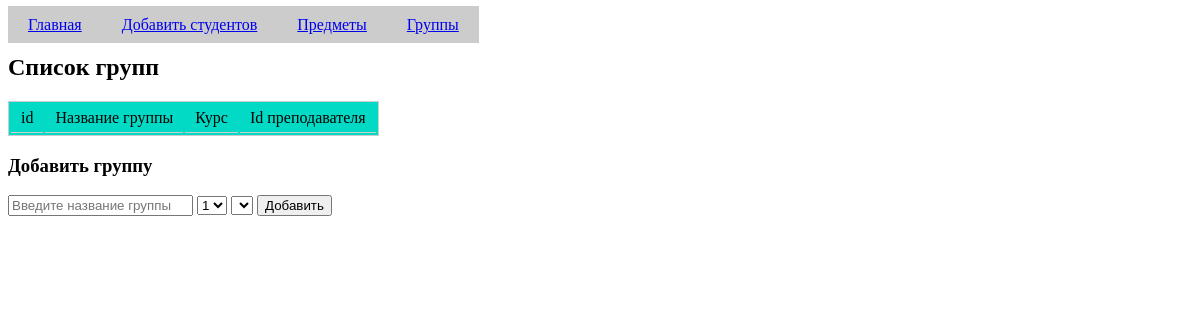
Page /groups.php on the earlier database version.
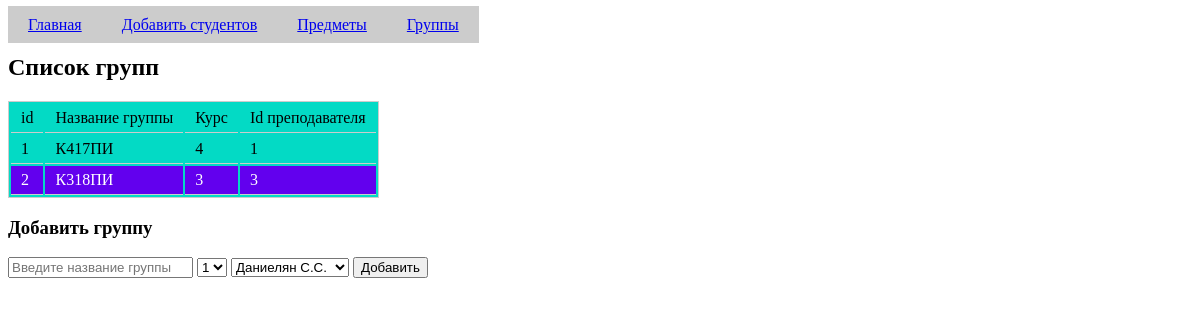
Same page on the later database version.
### tables this page shows
CREATE TABLE `groups` (
  `id` int(10) NOT NULL,
  `group_name` varchar(255) NOT NULL,
  `course` int(10) NOT NULL,
  `teacher_id` int(10) NOT NULL
);

### qwery/getGroups.php (called while the page is built, shortened)
<?php include 'config.php'; ?>
<?php
	$my_data = $db->query("SELECT * FROM `groups`");
	$groupsArr = [];
?>

### qwery/getTeachers.php (called while the page is built, shortened)
<?php include 'config.php'; ?>
<?php
	$my_data = $db->query("SELECT * FROM `teachers`");
	$teachersArr = [];
?>

### groups.php (the view, shortened to what this page needs)
<?php include 'header.php'; ?>
<h2> Список групп </h2>
<?php
include $_SERVER['DOCUMENT_ROOT'].'/qwery/getGroups.php';
include $_SERVER['DOCUMENT_ROOT'].'/qwery/getTeachers.php';
?>
<table class="main-table">
	<thead>
		<tr>
			<td>id</td>
			<td>Название группы</td>
			<td>Курс</td>
			<td>Id преподавателя</td>
		</tr>
	</thead>
  <tbody>
	<?php foreach($groupsArr as $key => $value) {?>
		<tr>
			<td><?php echo $value['id'] ?></td>
			<td><?php echo $value['group_name'] ?></td>
			<td><?php echo $value['course'] ?></td>
            <td><?php echo $value['teacher_id'] ?></td>
		</tr>
	<?php } ?>
  </tbody>
</table>
<form action="qwery/add-group.php" method="POST">
	<h3>Добавить группу</h3>
	<input type="text" name="groupname" placeholder="Введите название группы">
    <select name="course">
        <option value="1">1</option>
    </select>
    <select name="teacher">
        <?php foreach($teachersArr as $key1 => $value1) {?>
            <option value="<?= $value1['id'] ?>"><?= $value1['full_name'] ?></option>
        <?php } ?>
    </select>
	<button>Добавить</button>
</form>
<?php include 'footer.php'?>

### header.php (shortened to what this page needs)
<!DOCTYPE html>
<html>
<head>
	<link rel="stylesheet" type="text/css" href="/assets/css/style.css">
</head>
<body>
<?php include "main-menu.php"?>

### main-menu.php
<nav class="main-menu">
	<ul>
		<li>
			<a href="/">Главная</a>
		</li>
		<li>
			<a href="#" id="add-student">Добавить студентов</a>
		</li>
		<li>
			<a href="subjects.php">Предметы</a>
		</li>
		<li>
			<a href="groups.php">Группы</a>
		</li>
	</ul>
</nav>

### footer.php (shortened to what this page needs)
</body>
</html>

### assets/css/style.css (style rules this page uses)
.main-table { border: 1px solid #ccc; background: #03dac5; }
.main-table tr:nth-child(2n) { background: #6200ee; color: #fff; }
.main-table tr td { border-bottom: 1px solid #ccc; padding: 5px 10px; }
.main-menu ul { list-style: none; padding: 0; display: flex; justify-content: flex-start; }
.main-menu ul li a { padding: 10px 20px; background: #ccc; }

Differences in the rows shown:
added groups: id "1", group_name "К417ПИ", course "4", teacher "1"
added groups: id "2", group_name "К318ПИ", course "3", teacher "3"
Other differences:
form field teacher: (not shown) → "Даниелян С.С."
